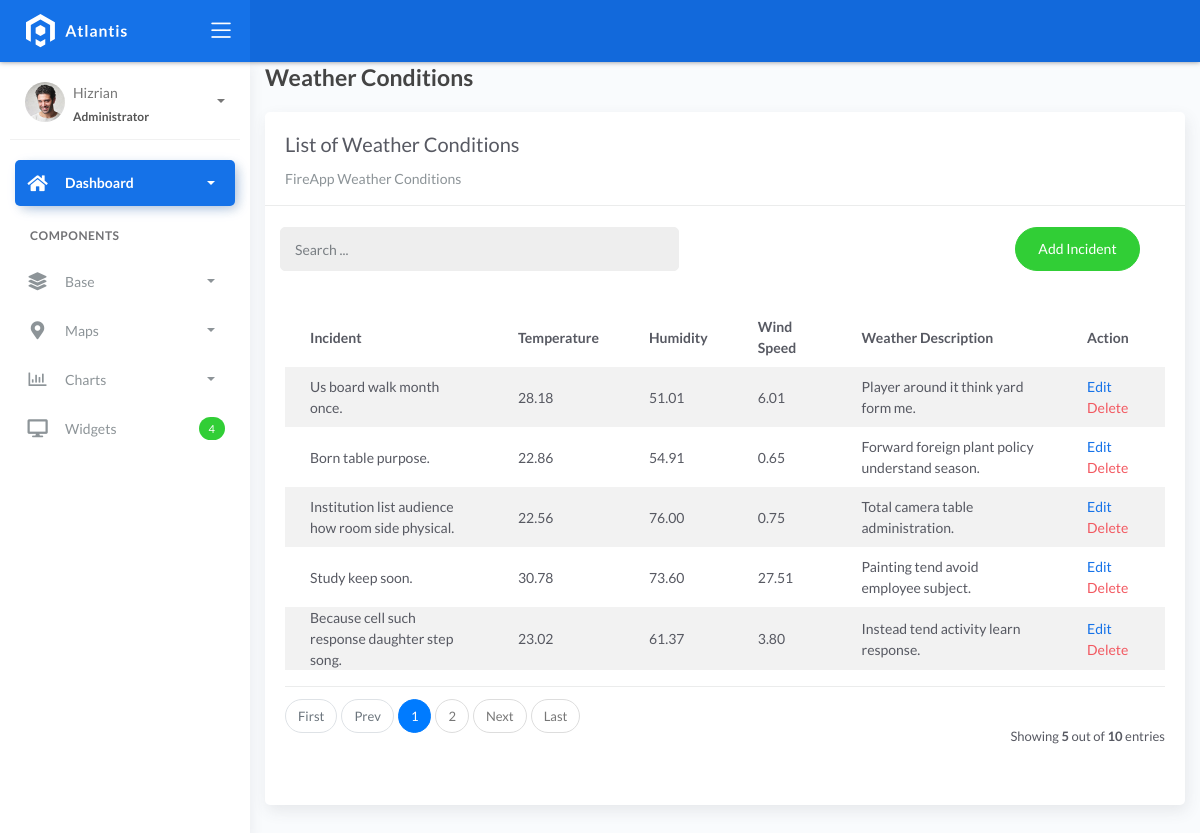
The page /weatherconditionlist on the database its author committed.
### fire/models.py (models this page shows, shortened)
class BaseModel(models.Model):
    created_at = models.DateTimeField(auto_now_add=True, db_index=True)
    updated_at = models.DateTimeField(auto_now=True)
    class Meta:
        abstract = True

class WeatherConditions(BaseModel):
    incident = models.ForeignKey(Incident, on_delete=models.CASCADE)
    temperature = models.DecimalField(max_digits=10, decimal_places=2)
    humidity = models.DecimalField(max_digits=10, decimal_places=2)
    wind_speed = models.DecimalField(max_digits=10, decimal_places=2)
    weather_description = models.CharField(max_length=150)

class Incident(BaseModel):
    SEVERITY_CHOICES = (
        ('Minor Fire', 'Minor Fire'),
        ('Moderate Fire', 'Moderate Fire'),
        ('Major Fire', 'Major Fire'),
    )
    location = models.ForeignKey(Locations, on_delete=models.CASCADE)
    date_time = models.DateTimeField(blank=True, null=True)
    severity_level = models.CharField(max_length=45, choices=SEVERITY_CHOICES)
    description = models.CharField(max_length=250)
    def __str__(self):
        return self.description

### fire/views.py (the view)
# urls.py: path('weatherconditionlist', WeatherConditionList.as_view(), name='weathercondition-list'),
class WeatherConditionList(ListView):
    model = WeatherConditions
    context_object_name = 'weathercondition'
    template_name = "weatherconditionlist.html"
    paginate_by = 5
    def get_queryset(self, *args, **kwargs):
        qs = super(WeatherConditionList, self).get_queryset(*args, **kwargs)
        if self.request.GET.get("q") != None:
            query = self.request.GET.get('q')
            qs = qs.filter(Q(incident__description__icontains=query) |
            Q(temperature__icontains=query) | Q(humidity__icontains=query) | Q(wind_speed__icontains=query))
        return qs

### templates/weatherconditionlist.html (shortened to what this page needs)
{% extends 'base.html' %} {% load static %} {% block content %}
<div class="content">
    <div class="container-fluid">
        <h4 class="page-title">Weather Conditions</h4>
        <div class="row">
            <div class="col-md-12">
                <div class="card">
                    <div class="card-header">
                        <div class="card-title">List of Weather Conditions</div>
                        <div class="card-category">FireApp Weather Conditions</div>
                    </div>
                    <br>
                        <div class="col-md-12 row">
                            <div class="col-md-6">
                                <form action="" class="navbar-left navbar-form nav-search mr-md-3" action="{% url 'weathercondition-list' %}">
                                    <div class="input-group">
                                        <input type="text" placeholder="Search ..." class="form-control" name="q">
                                        <div class="input-group-append">
                                        <span class="input-group-text">
                                        </span>
                                        </div>
                                    </div>
                                </form>
                            </div>
                            <div class="col-md-6">
                                <div class="pull-right">
                                    <a href="{% url 'weathercondition-add' %}" class="btn btn-success btn-rounded">Add Incident</a>
                                </div>
                            </div>
                        </div>
                    <div class="card-body">
                        <table class="table table-striped mt-3">
                            <thead>
                                <tr>
                                    <th scope="col">Incident</th>
                                    <th scope="col">Temperature</th>
                                    <th scope="col">Humidity</th>
                                    <th scope="col">Wind Speed</th>
                                    <th scope="col">Weather Description</th>
                                    <th scope="col">Action</th>
                                </tr>
                            </thead>
                            <tbody>
                                {% for object in object_list %}
                                <tr>
                                    <td>{{ object.incident }}</td>
                                    <td>{{ object.temperature }}</td>
                                    <td>{{ object.humidity }}</td>
                                    <td>{{ object.wind_speed }}</td>
                                    <td>{{ object.weather_description }}</td>
                                    <td>
                                        <a href="weatherconditionlist/{{ object.id }}">Edit</a>
                                        <a href="weatherconditionlist/{{ object.id }}/delete" class="text-danger">Delete</a>
                                    </td>
                                </tr>
                                {% empty %}
                                <tr>
                                    <td colspan="4" style="text-align: center">
                                    <p class="text-sm font-weight-bold mb-0">No Records Found</p>
                                    </td>
                                </tr>
                                {% endfor %}
                            </tbody>
                        </table>
                        {% include 'includes/pagination.html' %}
                    </div>
                </div>
            </div>
        </div>
    </div>
</div>
{% endblock %}

### rows shown on the page
WeatherConditions: incident "Us board walk month once.", temperature "28.18", humidity "51.01", wind_speed "6.01", weather_description "Player around it think yard form me."
WeatherConditions: incident "Born table purpose.", temperature "22.86", humidity "54.91", wind_speed "0.65", weather_description "Forward foreign plant policy understand season."
WeatherConditions: incident "Institution list audience how room side physical.", temperature "22.56", humidity "76.00", wind_speed "0.75", weather_description "Total camera table administration."
WeatherConditions: incident "Study keep soon.", temperature "30.78", humidity "73.60", wind_speed "27.51", weather_description "Painting tend avoid employee subject."
WeatherConditions: incident "Because cell such response daughter step song.", temperature "23.02", humidity "61.37", wind_speed "3.80", weather_description "Instead tend activity learn response."

### other values the page prints
{{ page_num }} "1"
{{ page_num }} "2"
{{ object_list.count }} "5"
{{ paginator.count }} "10"
